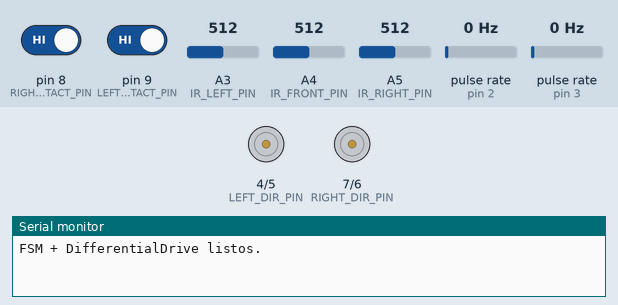
Simulated run of this sketch. Board: Arduino Uno, built with avr-gcc and run on an emulated ATmega328P. On the bench: direction and speed pins drawn as motors (green arrow = direction pin HIGH = forward, orange = LOW = backward, longer = more drive), the last lines printed to the serial monitor. Wiring (inferred from the names in the program): 2 × pulse sensor: data pin 2 / data pin 3. The inputs (shaded band) are chosen by the test bench; at power-on: A4 (IR_FRONT_PIN) = 512, pin 8 (RIGHT_CONTACT_PIN) HIGH, pin 9 (LEFT_CONTACT_PIN) HIGH, pulse rate (sensors on pin 2, pin 3) 0 Hz, A3 (IR_LEFT_PIN) = 512, A5 (IR_RIGHT_PIN) = 512.

Above: at 1.2 s.
1.3 s: A4 (IR_FRONT_PIN) set to 590
2.8 s: A4 (IR_FRONT_PIN) set to 617
At 3.01 s:
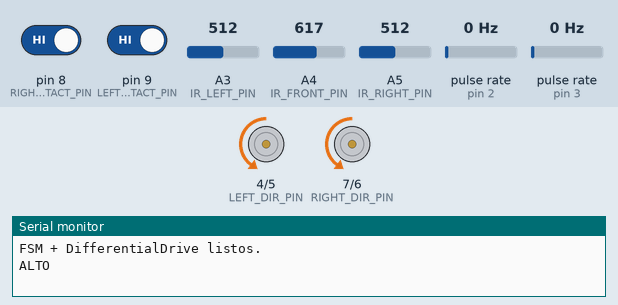
5.8 s: pin 8 (RIGHT_CONTACT_PIN) driven LOW and pin 9 (LEFT_CONTACT_PIN) driven LOW
At 6.7 s:
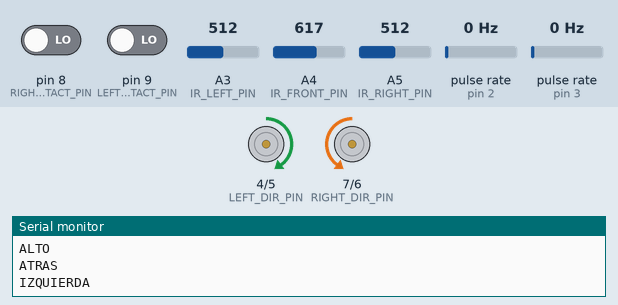
7.4 s: pulse rate (sensor on pin 2) set to 196 Hz
At 10.2 s:
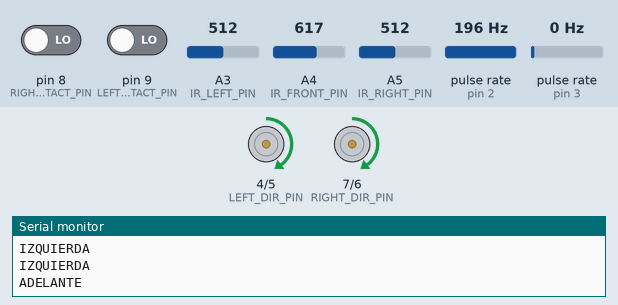
10.4 s: pulse rate (sensor on pin 2) set to 191 Hz
13.4 s: pulse rate (sensor on pin 2) set to 4 Hz
At 14.6 s:
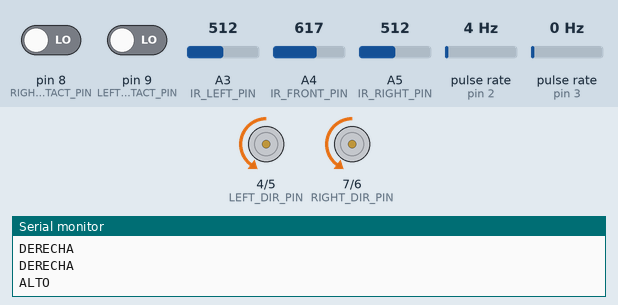
Timing chart, 0 to 15.9 s (numbered marks = the images above; inputs shaded):
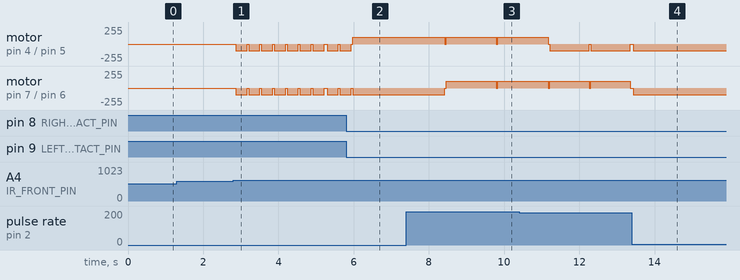

Measured:
- the behaviour switches between 600 and 601 on A4 (IR_FRONT_PIN) (found by bisection; images 0 and 1)
- after the input at 1.3 s, every drawn part: stays the same
- after the input at 2.8 s, motor on pin 4 (LEFT_DIR_PIN) / pin 5 (LEFT_SPEED_PIN), motor on pin 7 (RIGHT_DIR_PIN) / pin 6 (RIGHT_SPEED_PIN): alternates backward 100/255 for 0.30 s and stopped for 0.04 s, starting after 0.07 s
- after the input at 5.8 s, motor on pin 7 (RIGHT_DIR_PIN) / pin 6 (RIGHT_SPEED_PIN): goes on until 6.0 s, then stays backward 100/255
- after the input at 7.4 s, motor on pin 4 (LEFT_DIR_PIN) / pin 5 (LEFT_SPEED_PIN): alternates forward 100/255 for 1.3 s and stopped for 0.04 s, starting after 1.0 s; motor on pin 7 (RIGHT_DIR_PIN) / pin 6 (RIGHT_SPEED_PIN): backward 100/255 → forward 100/255 after 1.0 s
- after the input at 13.4 s, motor on pin 4 (LEFT_DIR_PIN) / pin 5 (LEFT_SPEED_PIN), motor on pin 7 (RIGHT_DIR_PIN) / pin 6 (RIGHT_SPEED_PIN): goes on until 13.4 s, then stays backward 100/255

The sketch:

MaquinaEstados.ino
```cpp
#include <Arduino.h>
#include "MotorPWM.h"
#include "IRSensor.h"
#include "ContactSensor.h"
#include "DifferentialDrive.h"

// === Pines ===
constexpr int ENCODER_LEFT_PIN  = 2;
constexpr int ENCODER_RIGHT_PIN = 3;

constexpr int LEFT_SPEED_PIN  = 5;
constexpr int LEFT_DIR_PIN    = 4;
constexpr int RIGHT_SPEED_PIN = 6;
constexpr int RIGHT_DIR_PIN   = 7;

constexpr int IR_LEFT_PIN = A3;
constexpr int IR_RIGHT_PIN = A5;
constexpr int IR_FRONT_PIN = A4;
constexpr int IR_LEFT_THRESHOLD = 500;
constexpr int IR_RIGHT_THRESHOLD = 500;
constexpr int IR_FRONT_THRESHOLD = 600;

constexpr int LEFT_CONTACT_PIN = 9;
constexpr int RIGHT_CONTACT_PIN = 8;

// === Sensores IR ===
IRSensor irLeft(IR_LEFT_PIN, IR_LEFT_THRESHOLD);
IRSensor irRight(IR_RIGHT_PIN, IR_RIGHT_THRESHOLD);
IRSensor irFront(IR_FRONT_PIN, IR_FRONT_THRESHOLD);

// === Sensores Contacto ===
ContactSensor contactLeft(LEFT_CONTACT_PIN, false);
ContactSensor contactRight(RIGHT_CONTACT_PIN, false);

// === Motores ===
MotorPWM leftMotor(LEFT_SPEED_PIN, LEFT_DIR_PIN);
MotorPWM rightMotor(RIGHT_SPEED_PIN, RIGHT_DIR_PIN);

// === Drive ===
DifferentialDrive::Params P{
  .wheelRadiusLeft  = 0.04269f / 2.0f,
  .wheelRadiusRight = 0.04415f / 2.0f,
  .wheelBase        = 0.09790f,
  .ticksPerRev      = 700,
  .duty             = 100
};

DifferentialDrive drive(leftMotor, rightMotor,contactLeft, contactRight, P);

// === ISR trampolines ===
void onLeftEncoderTick()  { drive.onLeftTick(); }
void onRightEncoderTick() { drive.onRightTick(); }

// === Sensor handler ===
float shs(char* /*sensor*/, int num) {
  bool obs = false;
  if (num == 1) {
    irLeft.update();
    contactLeft.update();
    obs = irLeft.isObstacleDetected() || contactLeft.isObstacleDetected();
  } else if (num ==2) {
    irRight.update();
    contactRight.update();
    obs = irRight.isObstacleDetected() || contactRight.isObstacleDetected();
  } else {
    irFront.update();
    obs = irFront.isObstacleDetected();
  }
  return obs ? 1.0f : 0.0f;
}

// === Macros de movimiento ===
float AVANCE = 0.05;  // Metros
float GIRO   = 45;     // Grados

#define ADELANTE  drive.moveRobot( AVANCE,  0.0f)
#define ATRAS     drive.moveRobot(-AVANCE,  0.0f)
#define GIRO_IZQ  drive.moveRobot( 0.0f,   +GIRO)
#define GIRO_DER  drive.moveRobot( 0.0f,   -GIRO)
#define ALTO      drive.stop()

// === Setup ===
void setup() {
  Serial.begin(9600);
  drive.begin();

  attachInterrupt(digitalPinToInterrupt(ENCODER_LEFT_PIN),  onLeftEncoderTick,  RISING);
  attachInterrupt(digitalPinToInterrupt(ENCODER_RIGHT_PIN), onRightEncoderTick, RISING);

  // drive.setDebug(true);
  Serial.println(F("FSM + DifferentialDrive listos."));
}

// === Loop principal ===
void loop() {
  static int estado = 0;

  float Si = shs((char*)"contact", 1);
  float Sd = shs((char*)"contact", 2);
  float Sf = shs((char*)"contact", 3);

  switch (estado) {

    case 0:
      if (Sf == 1)                  { estado = 5;  ALTO;      Serial.println("ALTO"); }
      else if (Si == 0 && Sd == 0)  { estado = 0;  ADELANTE;  Serial.println("ADELANTE"); }
      else if (Si == 0 && Sd == 1)  { estado = 1;  ALTO;      Serial.println("ALTO"); }
      else if (Si == 1 && Sd == 0)  { estado = 3;  ALTO;      Serial.println("ALTO"); }
      break;


    case 1:  estado = 2;  ATRAS;     Serial.println("ATRAS");     break;
    case 2:  estado = 0;  GIRO_IZQ;  Serial.println("IZQUIERDA"); break;
    case 3:  estado = 4;  ATRAS;     Serial.println("ATRAS");     break;
    case 4:  estado = 0;  GIRO_DER;  Serial.println("DERECHA");   break;
    case 5:  estado = 6;  ATRAS;     Serial.println("ATRAS");     break;
    case 6:  estado = 7;  GIRO_IZQ;  Serial.println("IZQUIERDA"); break;
    case 7:  estado = 8;  GIRO_IZQ;  Serial.println("IZQUIERDA"); break;
    case 8:  estado = 9;  ADELANTE;  Serial.println("ADELANTE");  break;
    case 9:  estado = 10; ADELANTE;  Serial.println("ADELANTE");  break;
    case 10: estado = 11; GIRO_DER;  Serial.println("DERECHA");   break;
    case 11: estado = 0;  GIRO_DER;  Serial.println("DERECHA");   break;
  }

  delay(40);
}
```

ContactSensor.cpp
```cpp
#include "ContactSensor.h"

ContactSensor::ContactSensor(uint8_t pin, bool inverted,
                             unsigned long debounceMs)
    : pin_(pin), inverted_(inverted), debounceMs_(debounceMs),
      obstacleState_(false), lastRawState_(HIGH), lastChangeMs_(0) {}

void ContactSensor::begin() {
  pinMode(pin_, INPUT_PULLUP);
  lastRawState_ = digitalRead(pin_);
  obstacleState_ = inverted_ ? !lastRawState_ : lastRawState_;
  lastChangeMs_ = millis();
}

void ContactSensor::update() {
  bool rawState = digitalRead(pin_);
  unsigned long now = millis();

  if (rawState != lastRawState_) {
    if (now - lastChangeMs_ >= debounceMs_) {
      lastRawState_ = rawState;
      obstacleState_ = inverted_ ? !rawState : rawState;
      lastChangeMs_ = now;
    }
  } else {
    lastChangeMs_ = now;
  }
}

bool ContactSensor::isObstacleDetected() const { return obstacleState_; }
```

ContactSensor.h
```cpp
#ifndef CONTACTSENSOR_H
#define CONTACTSENSOR_H

#include <Arduino.h>

class ContactSensor {
public:
  explicit ContactSensor(uint8_t pin, bool inverted = false,
                         unsigned long debounceMs = 50);

  void begin();
  void update();
  bool isObstacleDetected() const;

private:
  const uint8_t pin_;
  const bool inverted_;
  const unsigned long debounceMs_;

  bool obstacleState_;
  bool lastRawState_;
  unsigned long lastChangeMs_;
};

#endif
```

DifferentialDrive.cpp
```cpp
#include "DifferentialDrive.h"

DifferentialDrive::DifferentialDrive(MotorPWM &left, MotorPWM &right, ContactSensor &contactLeft, ContactSensor &contactRight, const Params &p) : _leftMotor(left), _rightMotor(right), _contactLeft(contactLeft), _contactRight(contactRight), _p(p) {}

void DifferentialDrive::begin() {
  _leftMotor.begin();
  _rightMotor.begin();
  _contactLeft.begin();
  _contactRight.begin();
  stop();
}

void DifferentialDrive::onLeftTick() { _leftCount++; }
void DifferentialDrive::onRightTick() { _rightCount++; }

void DifferentialDrive::resetEncoders() {
  noInterrupts();
  _leftCount = 0;
  _rightCount = 0;
  interrupts();
}

inline long DifferentialDrive::ticksFromMetersLeft(float m) const {
  // ticks = m * (TPR / (2πR))
  const float tpm = _p.ticksPerRev / (2.0f * PI * _p.wheelRadiusLeft);
  return lroundf(fabs(m) * tpm);
}

inline long DifferentialDrive::ticksFromMetersRight(float m) const {
  const float tpm = _p.ticksPerRev / (2.0f * PI * _p.wheelRadiusRight);
  return lroundf(fabs(m) * tpm);
}

void DifferentialDrive::driveUntilTicks(long goalLeft, long goalRight,
                                        int leftCmd, int rightCmd,
                                        const __FlashStringHelper *tag) {
  resetEncoders();
  _leftMotor.setSpeed(leftCmd);
  _rightMotor.setSpeed(rightCmd);

  if (_debug) {
    Serial.println(F("----- MOVE -----"));
    Serial.print(F("Goal L: "));
    Serial.println(goalLeft);
    Serial.print(F("Goal R: "));
    Serial.println(goalRight);
    Serial.println(F("----------------"));
  }

  while (_leftCount < goalLeft && _rightCount < goalRight) {
    updateContacts();
    if (_interrupted){
      stop();
      _leftMotor.setSpeed(-_p.duty);
      _rightMotor.setSpeed(-_p.duty);
      delay(300);
      stop();
      break;
    }
    if (_debug) {
      Serial.print(F("L "));
      Serial.print(_leftCount);
      Serial.print(F("/"));
      Serial.print(goalLeft);
      Serial.print(F(" | R "));
      Serial.print(_rightCount);
      Serial.print(F("/"));
      Serial.println(goalRight);
    }
    // sin delay -> respuesta fluida
  }

  stop();
  if (_debug) {
    Serial.print(tag);
    Serial.println(F(" done."));
  }
}

void DifferentialDrive::moveLinear(float distanceMeters) {
  const int dir = (distanceMeters >= 0) ? +1 : -1;
  const long goalL = ticksFromMetersLeft(distanceMeters);
  const long goalR = ticksFromMetersRight(distanceMeters);
  driveUntilTicks(goalL, goalR, _p.duty * dir, _p.duty * dir, F("Linear"));
}

void DifferentialDrive::moveAngular(float angleDegrees) {
  // arco por rueda: s = (B/2) * |θ|
  const float theta = fabs(angleDegrees) * PI / 180.0f;
  const float arc = (_p.wheelBase * 0.5f) * theta;

  const long goalL = ticksFromMetersLeft(arc);
  const long goalR = ticksFromMetersRight(arc);

  // Convención idéntica a tu .ino: +θ => L avanza, R retrocede (o viceversa)
  const int dir = (angleDegrees >= 0) ? +1 : -1;
  const int leftCmd = _p.duty * dir;
  const int rightCmd = _p.duty * -dir;

  driveUntilTicks(goalL, goalR, leftCmd, rightCmd, F("Angular"));
}

void DifferentialDrive::moveRobot(float linearMeters, float angularDegrees) {
  // Igual que la práctica: primero giro, luego avance
  if (fabs(angularDegrees) > 1e-6f)
    moveAngular(angularDegrees);
  if (fabs(linearMeters) > 1e-6f)
    moveLinear(linearMeters);
}

void DifferentialDrive::stop() {
  _leftMotor.setSpeed(0);
  _rightMotor.setSpeed(0);
}

void DifferentialDrive::updateContacts(){
  _contactLeft.update();
  _contactRight.update();
  _interrupted = _contactLeft.isObstacleDetected() || _contactRight.isObstacleDetected();
}
```

DifferentialDrive.h
```cpp
#ifndef DIFFERENTIAL_DRIVE_H
#define DIFFERENTIAL_DRIVE_H

#include "MotorPWM.h"
#include "ContactSensor.h"
#include <Arduino.h>

class DifferentialDrive {
public:
  struct Params {
    float wheelRadiusLeft;  // m
    float wheelRadiusRight; // m
    float wheelBase;        // m (distancia entre ruedas)
    long ticksPerRev;       // ticks por vuelta de encoder
    int duty;               // 0..255
  };

  DifferentialDrive(MotorPWM &left, MotorPWM &right, ContactSensor &contactLeft, ContactSensor &contactRight, const Params &p);

  void begin();

  // Encoders: el .ino define las ISR y sólo llama a estos métodos.
  void onLeftTick();
  void onRightTick();

  // Control de movimiento (idéntico a tu primer .ino)
  void moveLinear(float distanceMeters);
  void moveAngular(float angleDegrees);
  void moveRobot(float linearMeters,
                 float angularDegrees); // gira y luego avanza
  void stop();

  // Utilidades
  void resetEncoders();
  long leftCount() const { return _leftCount; }
  long rightCount() const { return _rightCount; }
  bool isInterrupted() const { return _interrupted;}

  // (Opcional) logging por puerto serie
  void setDebug(bool enabled) { _debug = enabled; }

private:
  MotorPWM &_leftMotor;
  MotorPWM &_rightMotor;
  ContactSensor &_contactLeft;
  ContactSensor &_contactRight;
  Params _p;

  volatile long _leftCount = 0;
  volatile long _rightCount = 0;
  volatile bool _interrupted = false;

  bool _debug = false;

  inline long ticksFromMetersLeft(float m) const;
  inline long ticksFromMetersRight(float m) const;
  void driveUntilTicks(long goalLeft, long goalRight, int leftCmd, int rightCmd,
                       const __FlashStringHelper *tag);
  void updateContacts();
};

#endif
```

IRSensor.cpp
```cpp
#include "IRSensor.h"

// Constructor
IRSensor::IRSensor(int sensorPin, int threshold) {
  pin = sensorPin;
  umbral = threshold;
  obstacle = false;
}

// Leer sensor y actualizar bandera
void IRSensor::update() {
  int rawValue = analogRead(pin);
  obstacle = (rawValue > umbral);
}

// Obtener la bandera
bool IRSensor::isObstacleDetected() const { return obstacle; }
```

IRSensor.h
```cpp
#ifndef IRSENSOR_H
#define IRSENSOR_H

#include <Arduino.h>

class IRSensor {
private:
  int pin;       // Pin analógico del sensor
  int umbral;    // Valor de ADC para detectar obstáculo
  bool obstacle; // Bandera interna

public:
  // Constructor
  IRSensor(int sensorPin, int threshold);

  // Leer el sensor y actualizar la bandera
  void update();

  // Obtener la bandera
  bool isObstacleDetected() const;
};

#endif
```

MotorPWM.cpp
```cpp
#include "MotorPWM.h"

MotorPWM::MotorPWM(int speedPin, int directionPin)
    : _speedPin(speedPin), _directionPin(directionPin) {}

void MotorPWM::begin() {
  pinMode(_speedPin, OUTPUT);
  pinMode(_directionPin, OUTPUT);
}

void MotorPWM::setSpeed(int speedValue) {
  if (!isValidSpeed(speedValue)) {
    Serial.println("Invalid speed value. Range: -255 to 255");
    return;
  }

  int pwmValue = abs(speedValue);
  bool direction = (speedValue >= 0);

  analogWrite(_speedPin, pwmValue);
  digitalWrite(_directionPin, direction ? HIGH : LOW);
}

bool MotorPWM::isValidSpeed(int speedValue) const {
  return (speedValue >= -255 && speedValue <= 255);
}
```

MotorPWM.h
```cpp
#ifndef MOTOR_PWM_H
#define MOTOR_PWM_H

#include <Arduino.h>

class MotorPWM {
public:
  MotorPWM(int speedPin, int directionPin);
  void begin();
  void setSpeed(int speedValue);

private:
  int _speedPin;
  int _directionPin;

  bool isValidSpeed(int speedValue) const;
};

#endif
```
